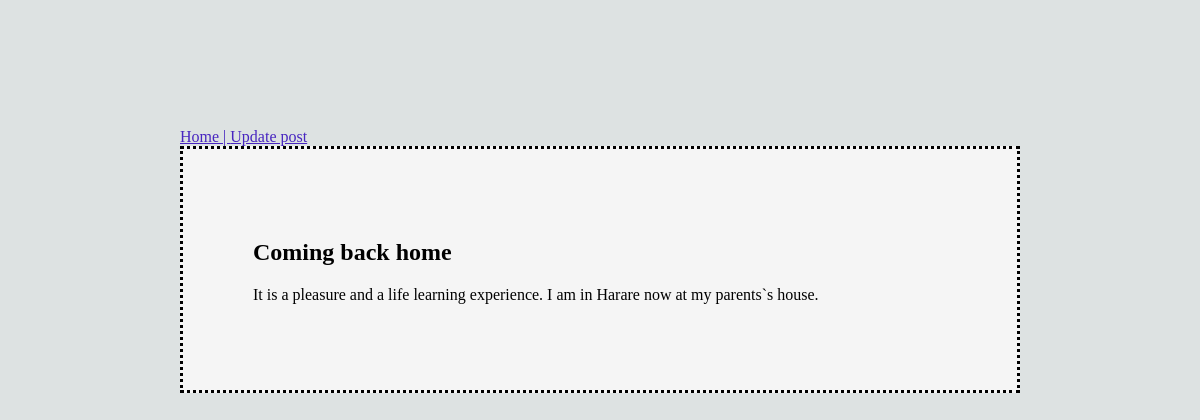
Screenshot of /post/11/ with the database file from the repository.
### myblog/models.py (models this page shows, shortened)
class Post(models.Model):
    title = models.CharField(max_length=100)
    content = models.TextField()
    date_posted = models.DateTimeField(auto_now_add=True)
    author = models.ForeignKey(User, on_delete=models.CASCADE, null=True)
    class Meta:
        ordering = ['-date_posted']
        verbose_name_plural = 'Posts'

### myblog/views.py (the view)
# urls.py: path('post/<int:pk>/', views.post_detail, name='post_detail'),
def post_detail(request, pk):
    post = Post.objects.get(pk=pk)
    return render(request,'myblog/post_detail.html', {'post':post})

### myblog/templates/myblog/post_detail.html
{% extends "base_detail.html" %}
{% block content %}
<div class="main-body"><nav><h1 class="detail-title">{{ post.title }}</h1></nav>
<p>{{ post.content }}</p>
</div>
{% endblock content %}

### static/css/styles.css (style rules this page uses)
body { background-color: rgb(221, 226, 226); margin-left: 5%; margin-right:5%; padding: 10%; }
div.main-body { padding: 70px; border-style: dotted; background-color: whitesmoke; }

### rows the page displays
Post: title "Coming back home", content "It is a pleasure and a life learning experience. I am in Harare now at my parents`s house."
